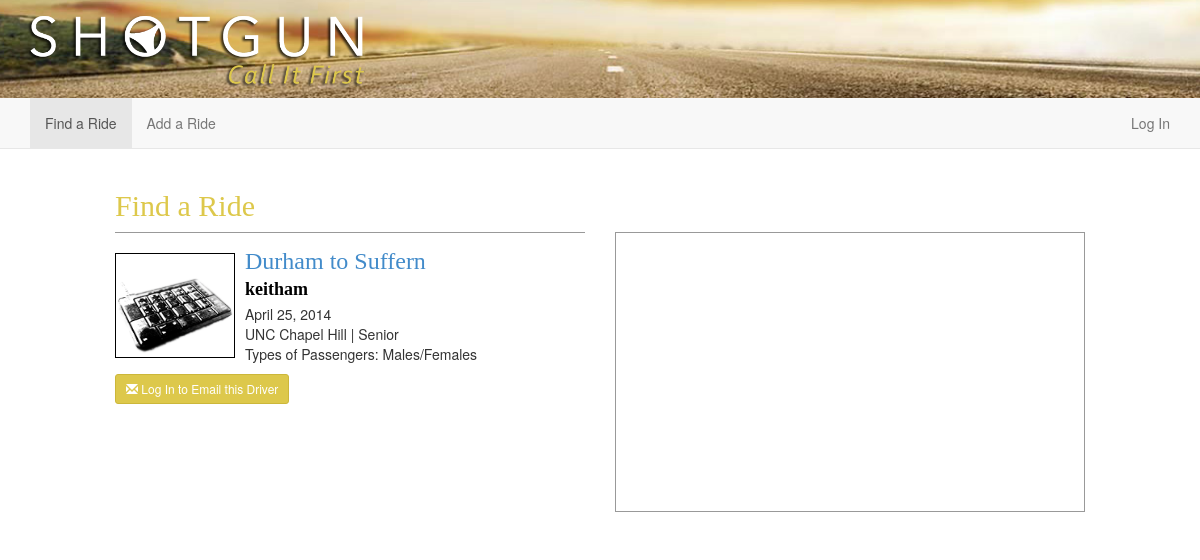
Page /rides/show/1 on the earlier database version.
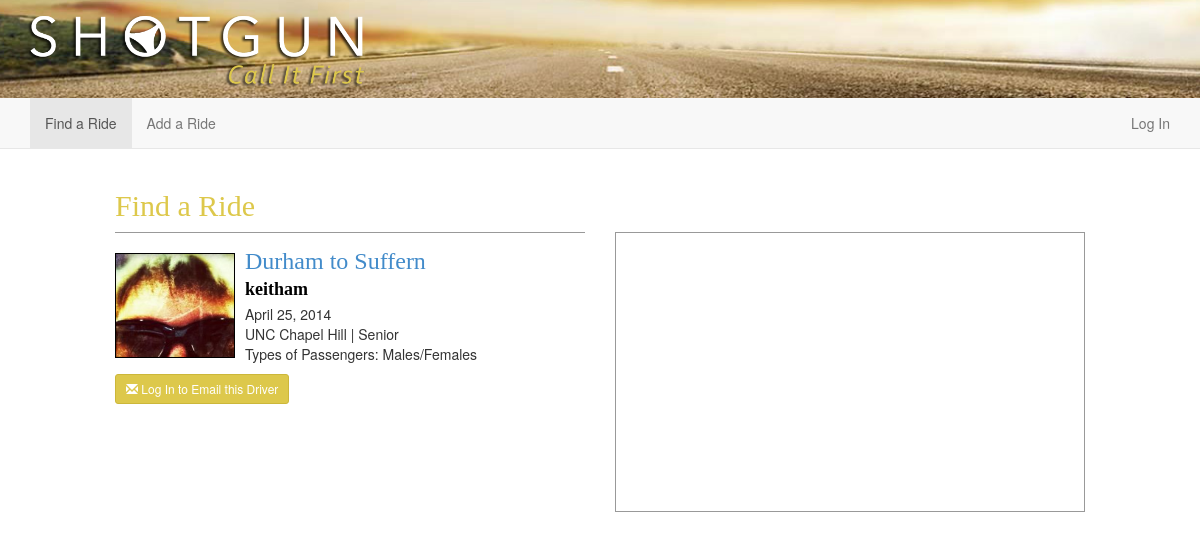
Same page on the later database version.
### drive/models.py (models this page shows, shortened)
class Ride(models.Model):
    driver = models.ForeignKey(User)
    fromLocation = models.ForeignKey('Location', related_name='ride_from_set')
    toLocation = models.ForeignKey('Location', related_name='ride_to_set')
    leavingOn = models.DateField()
    gasMoney = models.DecimalField(max_digits=6, decimal_places=2)
    luggageRoom = models.IntegerField()

class ShotgunProfile(models.Model):
    YEARS = (
        ('Freshman', 'Freshman'),
        ('Sophomore', 'Sophomore'),
        ('Junior', 'Junior'),
        ('Senior', 'Senior'),
        ('Professor', 'Professor'),
    )
    SCHOOLS = (
        ('UNC Chapel Hill', 'UNC Chapel Hill'),
    )
    PASSENGERS = (
        ('Males', 'Males'),
        ('Females', 'Females'),
        ('Males/Females', 'Males/Females'),
    )
    user = models.OneToOneField(User, related_name='shotgunprofile')
    avatar = models.ImageField(upload_to='images/avatars/', default='', blank=True)
    school = models.CharField(max_length=50, choices=SCHOOLS, default='UNC Chapel Hill')
    year = models.CharField(max_length=10, choices=YEARS, default='Freshman')
    passengers = models.CharField(max_length=15, choices=PASSENGERS, default='Males/Females')

class Location(models.Model):
    lat = models.DecimalField(max_digits=10, decimal_places=6)
    lng = models.DecimalField(max_digits=10, decimal_places=6)
    formattedAddress = models.CharField(max_length=255)
    city = models.CharField(max_length=255)

### drive/views.py (the view)
# urls.py: url(r'^rides/show/(?P<pk>\d+)$', views.rides_show, name='rides_show'),
def rides_show(request, pk):
    ride = get_object_or_404(Ride, id=pk)
    return render(request, "rides/show.html", {'ride': ride})

### shotgun/resources/templates/rides/show.html (shortened to what this page needs)
{% extends 'layout_header.html' %}
{% block content %}
    <section id="section-ride-index">
        <div class="row">
            <div class="col-xs-12 col-sm-10 col-sm-offset-1">
                <div class="row">
                    <div class="col-xs-12">
                        <h2>Find a Ride</h2>
                    </div>
                </div>
                <div class="row">
                    <div class="col-md-6">
                        {% include 'rides/ride.html' with ride=ride %}
                        {% if user.is_authenticated %}
                            <div class="row">
                                <div class="col-xs-12">
                                    <a href="mailto:{{ride.driver.user.email}}" class="btn btn-sm btn-primary"><span class="glyphicon glyphicon-envelope"></span> Email this Driver</a>
                                </div>
                            </div>
                        {% else %}
                            <div class="row">
                                <div class="col-xs-12">
                                    <a href="{% url 'home' %}" class="btn btn-sm btn-primary"><span class="glyphicon glyphicon-envelope"></span> Log In to Email this Driver</a>
                                </div>
                            </div>
                        {% endif %}
                    </div>
                    <div class="col-md-6">
                        <div id="map_canvas" class="col-xs-12"></div>
                    </div>
                </div>
            </div>
        </div>
    </section>
{% endblock %}

### shotgun/resources/templates/rides/ride.html
<div class="ride">
   {% if user.shotgunprofile.avatar.url != "/uploads/False" %}<div class="img"><img src="{{ ride.driver.shotgunprofile.avatar.url }}" alt="Driver Image"></div>{% endif %}
    <h3><a href="{% url 'rides_show' pk=ride.id %}">{{ride.fromLocation.city}} to {{ride.toLocation.city}}</a></h3>
    <h4>{{ride.driver.username}}</h4>
    <p>
        {{ride.leavingOn}}<br>
        {{ride.driver.shotgunprofile.school}} |
        {{ride.driver.shotgunprofile.year}}<br>
        Types of Passengers: {{ride.driver.shotgunprofile.passengers}}<br>
    </p>
</div>

Differences in the rows shown:
changed through a linked row, Ride "Durham": driver.shotgunprofile.avatar: a different picture
